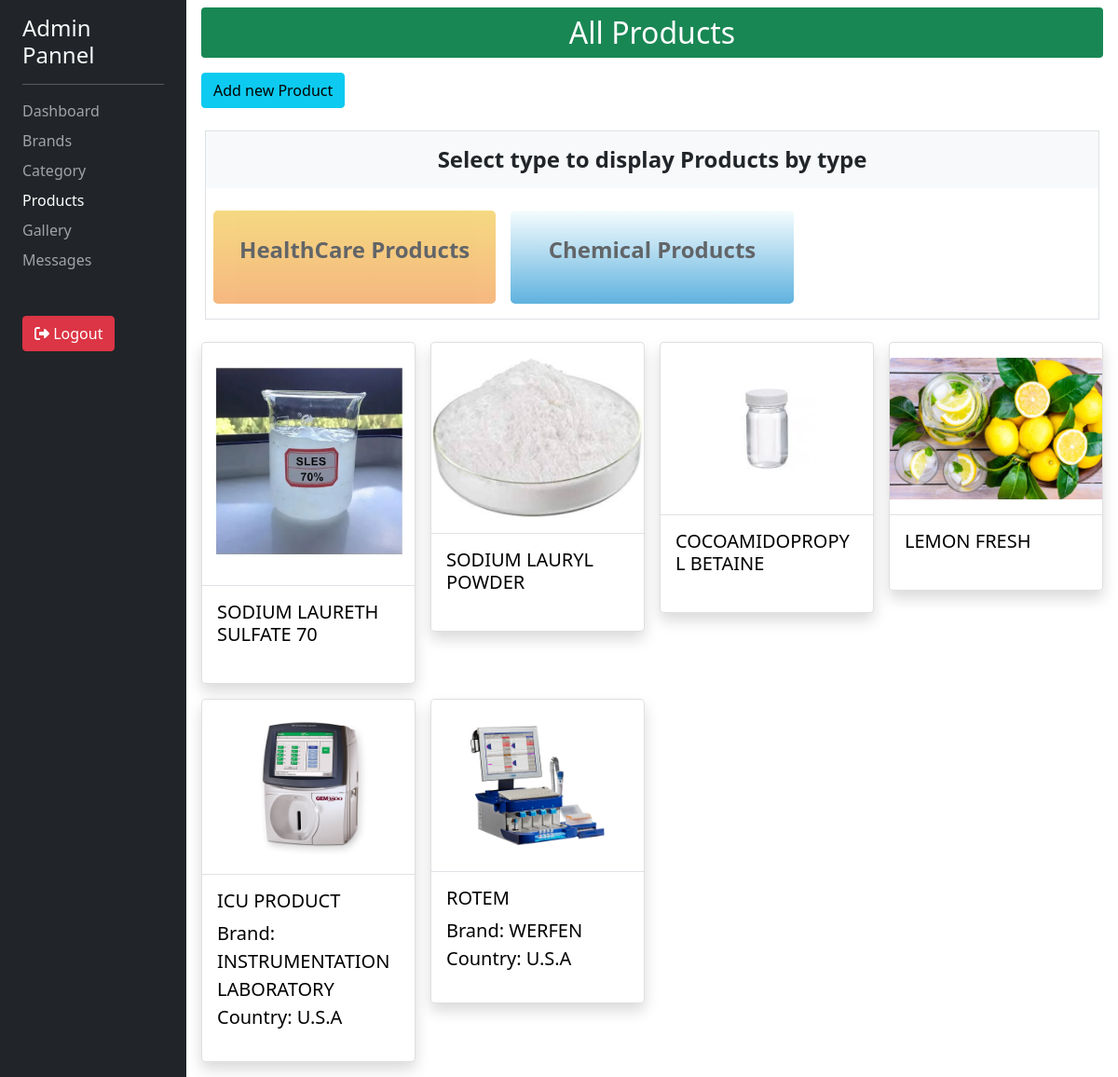
The app's page /products/dashboard/list/ (signed in), older data.
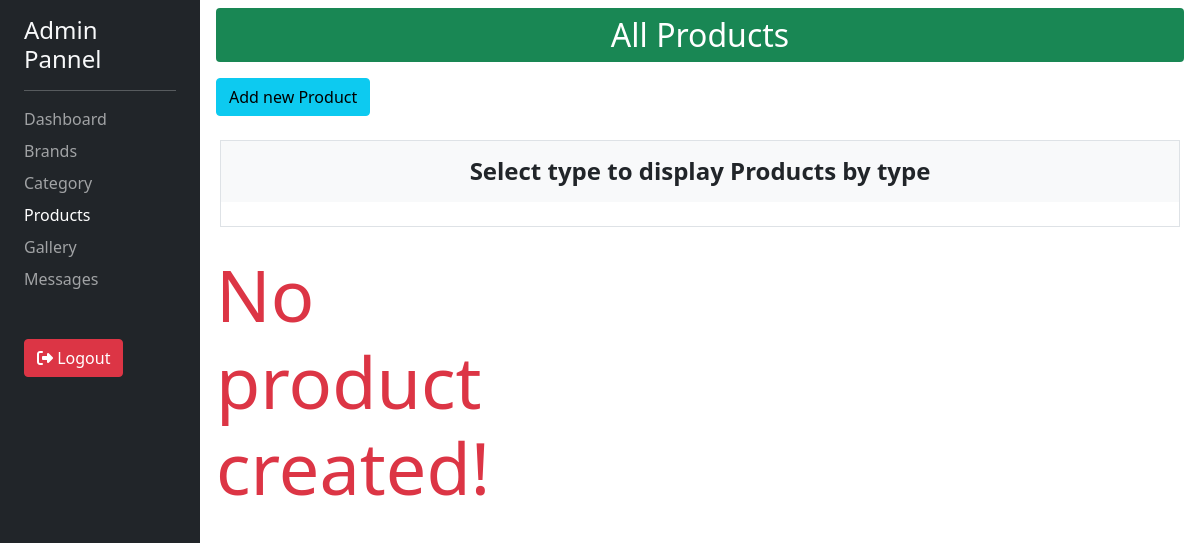
The same page, newer data.
### products/models.py (models this page shows, shortened)
class Type(models.Model):
    typeName = models.CharField(max_length=30, unique=True)
    slug = models.SlugField(max_length=30, unique=True, blank=True)
    def __str__(self):
        return self.typeName

class Products(models.Model):
    productName = models.CharField(max_length=150)
    barndName = models.ForeignKey(Brands, on_delete=models.CASCADE, null=True,blank=True)
    categoryTitle = models.ForeignKey(Category, on_delete=models.CASCADE, null=True,blank=True)
    info1 = models.CharField(max_length=200, blank=True)
    info2 = models.CharField(max_length=200, blank=True)
    info3 = models.CharField(max_length=200, blank=True)
    info4 = models.CharField(max_length=200, blank=True)
    info5 = models.CharField(max_length=200, blank=True)
    info6 = models.CharField(max_length=200, blank=True)
    info7 = models.CharField(max_length=200, blank=True)
    info8 = models.CharField(max_length=200, blank=True)
    info9 = models.CharField(max_length=200, blank=True)
    info10 = models.CharField(max_length=200, blank=True)
    info11 = models.CharField(max_length=200, blank=True)
    info12 = models.CharField(max_length=200, blank=True)
    info13 = models.CharField(max_length=200, blank=True)
    info14 = models.CharField(max_length=200, blank=True)
    info15 = models.CharField(max_length=200, blank=True)
    description = models.TextField(blank=True)
    productImage = models.ImageField(default='fallback.jpg')

### brand/models.py (models this page shows, shortened)
class Brands(models.Model):
    brandName = models.CharField(max_length=50)
    country = models.CharField(max_length=100)

### products/views.py (the view)
# urls.py: path('dashboard/list/', views.productDashboardView, name='list-product'), #Listing all Products in Dashboard
@login_required(login_url='/admin/')
def productDashboardView(request):
    evenNumbers = [1,3,5,7,9,11,13,15]
    try:
        data = Products.objects.all().order_by('-id')
        types = Type.objects.all()
        return render(request, 'products/dashboard/list-porduct.html', { 'products' : data, 'types' : types, 'evens' : evenNumbers })
    except ObjectDoesNotExist:
        return render(request, 'Error.html', { 'errorMsg' : 'Item not found!' })
    except DatabaseError:
        return render(request, 'Error.html', { 'errorMsg' : 'Database error occured!' })

### aboutus/context_processor.py (called while the page is built)
def company_info(request):
        profileInfo = CompanyInfo.objects.first()
        return { 'profileInfo' : profileInfo }

### products/context_processor.py (called while the page is built)
def productsType(request):
    types = Type.objects.all()
    return { 'typeItems' : types }

### products/templates/products/dashboard/list-porduct.html (shortened to what this page needs)
{% extends "my_admin/base.html" %}
{% block content %}
    <div class="pb-3">
        <p class="h2 bg-success text-white text-center py-2 rounded mb-3">All Products</p>
        <a href="{% url 'products:load-types' %}" class="btn btn-info mb-3">Add new Product</a>
        <div class="row g-3 border my-2 pb-3 mx-1">
            <p class="h4 fw-bold text-center bg-light py-3 mt-0">Select type to display Products by type</p>
            {% for data in types %}
                {% include "my_admin/components/_type.html" with type=data %}
            {% endfor %}
        </div>
        <div class="mt-0 row row-cols-1 row-cols-md-2 row-cols-lg-3 row-cols-xl-4 g-3">
            {% if products %}
                {% for data in products %}
                    {% include "components/_single_product.html" with product=data %}
                {% endfor %}
            {% else %}
                <p class="display-2 text-danger">No product created!</p>
            {% endif %}
        </div>
    </div>
{% endblock content %}

### templates/my_admin/components/_type.html
{% if request.path == "/products/dashboard/list/" %}
<a class="col-md-4 text-dark outer-type-container" href="{% url 'products:products-by-type' typeId=type.id %}">
{% else %}
<a class="col-md-4 text-dark outer-type-container"  href="{% url 'products:add-product' typeId=type.id %}">
{% endif %}
    <div class="type-container rounded-3 d-flex justify-content-center align-items-center {% if forloop.counter in evens %}bg-color-blueSkies{% else %}bg-color-telegram{% endif %}">
        <p class="fw-bold">{{ type }}</p>
    </div>
</a>

### templates/components/_single_product.html (shortened to what this page needs)
<div class="col">
    <div class="card py-3 shadow rounded-3 product-hover">
        {% if 'dashboard' in request.path %}
            <a href="{% url 'products:dashboard-details' id=product.id %}" title="Click to open product details">
        {% else %}
            <a href="{% url 'products:details' id=product.id %}" title="Click to open product details">
        {% endif %}
            <img src="{{ product.productImage.url }}" class="card-img-top mb-3 img-fluid" alt="Product image">
            <div class="card-body border-top card-hover">
                <h5 class="card-title">{{ product.productName }}</h5>
                <p class="card-text lead mb-0">
                    {% if product.barndName.brandName %}
                        Brand: {{ product.barndName.brandName }}
                    {% endif %}
                </p>
                <p class="card-text lead mt-0">
                    {% if product.barndName.country %}
                        Country: {{ product.barndName.country }}
                    {% endif %}
                </p>
            </div>
        </a>
    </div>
</div>

Row changes from the older to the newer data that the page shows:
removed Type: typeName "HealthCare Products"
removed Type: typeName "Chemical Products"
removed Products: productImage (picture), productName "SODIUM LAURETH SULFATE 70"
removed Products: productImage (picture), productName "SODIUM LAURYL POWDER"
removed Products: productImage (picture), productName "COCOAMIDOPROPYL BETAINE"
removed Products: productImage (picture), productName "LEMON FRESH"
removed Products: productImage (picture), productName "ICU PRODUCT", barndName.brandName "INSTRUMENTATION LABORATORY", barndName.country "U.S.A"
removed Products: productImage (picture), productName "ROTEM", barndName.brandName "WERFEN", barndName.country "U.S.A"
Text that changed along with them:
text now shown: "No product created!"
